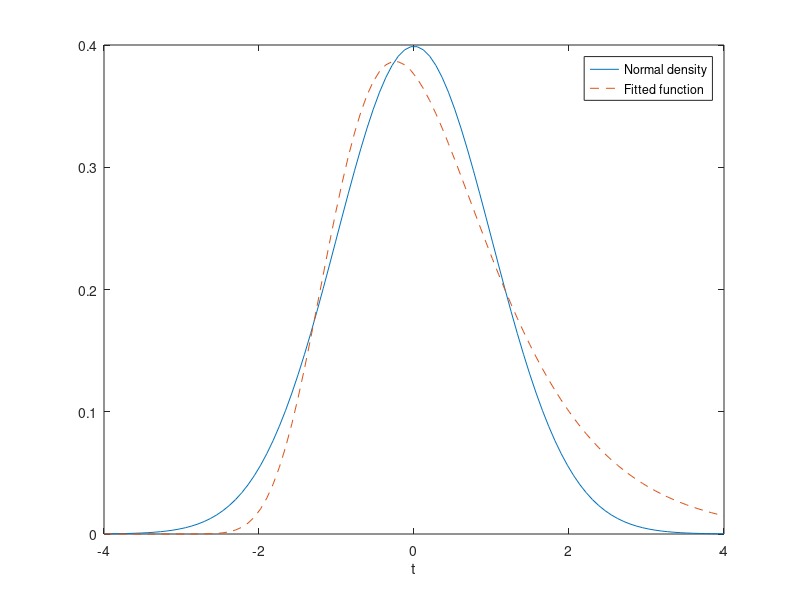

The MATLAB source for this figure:
t = linspace(-4,4);
y = 1/sqrt(2*pi)*exp(-t.^2/2);

fun = @(x)x(1)*exp(-t).*exp(-exp(-(t-x(2)))) - y;

lb = [1/2,-1];
ub = [3/2,3];
x0 = [1/2,0];
x = lsqnonlin(fun,x0,lb,ub)

plot(t,y,"-",t,fun(x)+y,"--")
xlabel("t")
legend("Normal density","Fitted function")
